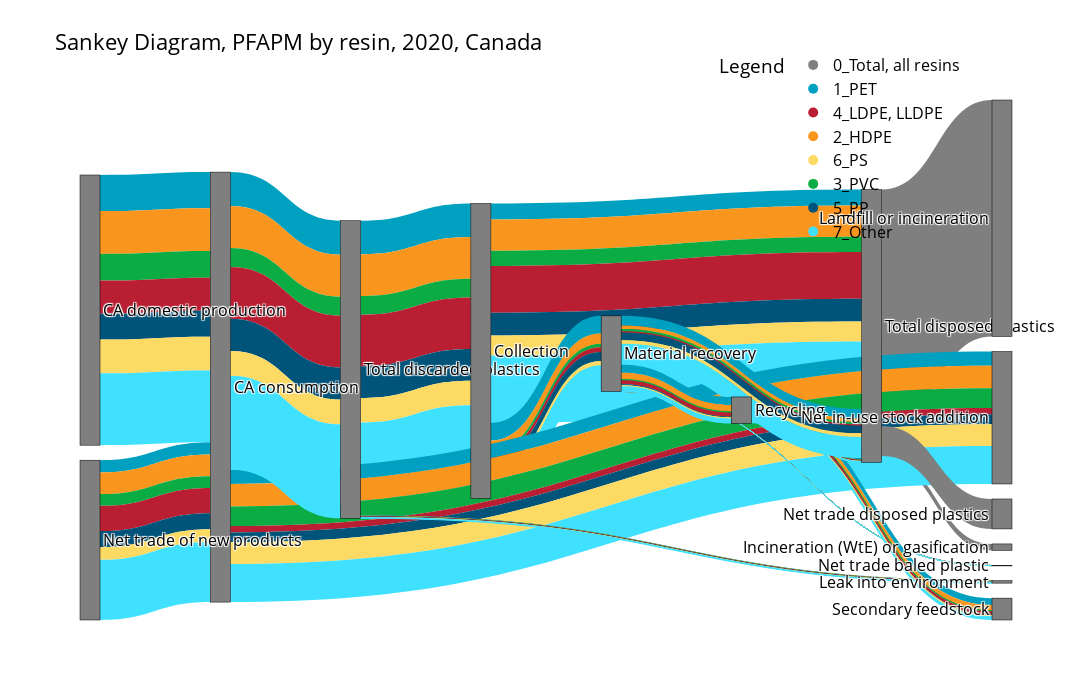

The cell this chart's notebook holds for it:
### Code cell
#create unique list of source/'From' and target/'To' for plotly
unique_from_to = list(pd.unique(links[['From','To']].values.ravel('K')))

# Create a list of unique nodes
unique_nodes = pd.concat([links['From'], links['To']]).unique()
node_index = {node: i for i, node in enumerate(unique_nodes)}

# Create new columns for indices in a safe way
links = links.assign(
    FromIndex=links['From'].map(node_index),
    ToIndex=links['To'].map(node_index))

#plot plotly Sankey
fig = go.Figure(data=[go.Sankey(
    valueformat = None,
    valuesuffix = 't', #all flows in unit tonnes
    node = dict(
      pad = 15,
      thickness = 20,
      line = dict(color = "black", width = 0.5),
      label = unique_from_to,
      color = "#7F7F7F"
    ),
    link = dict(
      source = links['FromIndex'], # indices correspond to labels
      target = links['ToIndex'],
      value = links['VALUE'],
        color = links['Colour_HEX']
  ))])

# Create legend
legend_trace = []
#creat two lists for legend of resins and colour
categories= data_selection_StatCan_resin['Resin_Selection']
colors= data_selection_StatCan_resin['Colour_HEX']
#remove not-considered resins and doubled lables
    #remove index 2,3,6,8,12,13,14,15,16,17,18,19
categories= categories.drop([2,3,6,8,12,13,14,15,16,17,18,19])
colors= colors.drop([2,3,6,8,12,13,14,15,16,17,18,19])
for idx, (cat, color) in enumerate(zip(categories, colors)):
    legend_trace.append(go.Scatter(
        x=[None],
        y=[None],
        mode='markers',
        marker=dict(size=10, color=color),
        name=cat
    ))

# Add legend to the figure
for trace in legend_trace:
    fig.add_trace(trace)


fig.update_layout(
    title_text="Sankey Diagram, PFAPM by resin, 2020, Canada", 
    font_size=10,
    font_color = "black",
    xaxis=dict(visible=False),
    yaxis=dict(visible=False),
    showlegend=True,
    legend=dict(
        title='Legend',
        orientation='h',
        yanchor='top',
        y=1.1,
        xanchor='right',
        x=0.6),
    width=1920,
    height=700,
    font=dict(size=16),
    plot_bgcolor='rgba(0,0,0,0)',     # Transparent plot area
    paper_bgcolor='rgba(0, 0, 0, 0)', # Transparent figure background
)
fig.show()

### Figure 1 — Plotly figure (JSON) as saved in the notebook; plotly's stock layout.template omitted (floating-point values rounded to 4 significant figures)
{"data": [{"link": {"color": ["#00A1C0", "#FA961E", "#0BAC43", "#B91E32", "#005379", "#FDDA64", "#40E0FF", "#00A1C0", "#FA961E", "#0BAC43", "#B91E32", "#005379", "#FDDA64", "#40E0FF", "#7F7F7F", "#7F7F7F", "#00A1C0", "#FA961E", "#0BAC43", "#B91E32", "#005379", "#FDDA64", "#40E0FF", "#00A1C0", "#FA961E", "#0BAC43", "#B91E32", "#005379", "#FDDA64", "#40E0FF", "#7F7F7F", "#00A1C0", "#FA961E", "#0BAC43", "#B91E32", "#005379", "#FDDA64", "#40E0FF", "#00A1C0", "#FA961E", "#0BAC43", "#B91E32", "#005379", "#FDDA64", "#40E0FF", "#00A1C0", "#FA961E", "#0BAC43", "#B91E32", "#005379", "#FDDA64", "#40E0FF", "#00A1C0", "#FA961E", "#0BAC43", "#B91E32", "#005379", "#FDDA64", "#40E0FF", "#00A1C0", "#FA961E", "#0BAC43", "#B91E32", "#005379", "#FDDA64", "#40E0FF", "#00A1C0", "#FA961E", "#0BAC43", "#B91E32", "#005379", "#FDDA64", "#40E0FF", "#00A1C0", "#FA961E", "#0BAC43", "#B91E32", "#005379", "#FDDA64", "#40E0FF", "#00A1C0", "#FA961E", "#0BAC43", "#B91E32", "#005379", "#FDDA64", "#40E0FF", "#00A1C0", "#FA961E", "#0BAC43", "#B91E32", "#005379", "#FDDA64", "#40E0FF"], "source": [0, 0, 0, 0, 0, 0, 0, 1, 1, 1, 1, 1, 1, 1, 2, 2, 1, 1, 1, 1, 1, 1, 1, 3, 3, 3, 3, 3, 3, 3, 2, 4, 4, 4, 4, 4, 4, 4, 5, 5, 5, 5, 5, 5, 5, 6, 6, 6, 6, 6, 6, 6, 0, 0, 0, 0, 0, 0, 0, 7, 7, 7, 7, 7, 7, 7, 7, 7, 7, 7, 7, 7, 7, 5, 5, 5, 5, 5, 5, 5, 5, 5, 5, 5, 5, 5, 5, 3, 3, 3, 3, 3, 3, 3], "target": [1, 1, 1, 1, 1, 1, 1, 2, 2, 2, 2, 2, 2, 2, 8, 9, 5, 5, 5, 5, 5, 5, 5, 10, 10, 10, 10, 10, 10, 10, 11, 3, 3, 3, 3, 3, 3, 3, 12, 12, 12, 12, 12, 12, 12, 3, 3, 3, 3, 3, 3, 3, 13, 13, 13, 13, 13, 13, 13, 14, 14, 14, 14, 14, 14, 14, 2, 2, 2, 2, 2, 2, 2, 2, 2, 2, 2, 2, 2, 2, 7, 7, 7, 7, 7, 7, 7, 0, 0, 0, 0, 0, 0, 0], "value": [558100.0, 689300.0, 310500.0, 851800.0, 527100.0, 405700.0, 1545000.0, 266200.0, 518100.0, 253100.0, 773900.0, 376100.0, 332000.0, 1117000.0, 107600.0, 3917000.0, 291600.0, 170900.0, 57270.0, 77680.0, 150800.0, 73600.0, 426800.0, 236600.0, 373500.0, 323900.0, 105000.0, 164900.0, 360400.0, 629100.0, 496200.0, 201900.0, 358600.0, 195300.0, 417600.0, 266200.0, 210300.0, 996400.0, 1119.0, 313.0, 809.0, 589.0, 12.0, 1026.0, 498.0, 597500.0, 710100.0, 441700.0, 546800.0, 430100.0, 559200.0, 1190000.0, 4702.0, 5802.0, 2650.0, 7522.0, 4255.0, 3326.0, 12110.0, 113000.0, 94710.0, 10560.0, 51170.0, 18630.0, 9648.0, 64500.0, 19710.0, 17460.0, 2638.0, 13610.0, 4454.0, 2449.0, 14470.0, 160000.0, 58990.0, 43220.0, 13360.0, 127300.0, 60470.0, 345900.0, 131600.0, 111900.0, 14060.0, 64320.0, 23500.0, 13130.0, 80900.0, 562800.0, 695200.0, 313200.0, 859300.0, 531300.0, 409100.0, 1557000.0]}, "node": {"color": "#7F7F7F", "label": ["Total discarded plastics", "Collection", "Total disposed plastics", "CA consumption", "Net trade of new products", "Material recovery", "CA domestic production", "Recycling", "Incineration (WtE) or gasification", "Landfill or incineration", "Net in-use stock addition", "Net trade disposed plastics", "Net trade baled plastic", "Leak into environment", "Secondary feedstock"], "line": {"color": "black", "width": 0.5}, "pad": 15, "thickness": 20}, "valuesuffix": "t", "type": "sankey"}, {"marker": {"color": "#7F7F7F", "size": 10}, "mode": "markers", "name": "0_Total, all resins", "x": [null], "y": [null], "type": "scatter"}, {"marker": {"color": "#00A1C0", "size": 10}, "mode": "markers", "name": "1_PET", "x": [null], "y": [null], "type": "scatter"}, {"marker": {"color": "#B91E32", "size": 10}, "mode": "markers", "name": "4_LDPE, LLDPE", "x": [null], "y": [null], "type": "scatter"}, {"marker": {"color": "#FA961E", "size": 10}, "mode": "markers", "name": "2_HDPE", "x": [null], "y": [null], "type": "scatter"}, {"marker": {"color": "#FDDA64", "size": 10}, "mode": "markers", "name": "6_PS", "x": [null], "y": [null], "type": "scatter"}, {"marker": {"color": "#0BAC43", "size": 10}, "mode": "markers", "name": "3_PVC", "x": [null], "y": [null], "type": "scatter"}, {"marker": {"color": "#005379", "size": 10}, "mode": "markers", "name": "5_PP", "x": [null], "y": [null], "type": "scatter"}, {"marker": {"color": "#40E0FF", "size": 10}, "mode": "markers", "name": "7_Other", "x": [null], "y": [null], "type": "scatter"}], "layout": {"title": {"text": "Sankey Diagram, PFAPM by resin, 2020, Canada"}, "font": {"size": 16, "color": "black"}, "xaxis": {"visible": false}, "yaxis": {"visible": false}, "legend": {"title": {"text": "Legend"}, "orientation": "h", "yanchor": "top", "y": 1.1, "xanchor": "right", "x": 0.6}, "showlegend": true, "width": 1920, "height": 700, "plot_bgcolor": "rgba(0,0,0,0)", "paper_bgcolor": "rgba(0, 0, 0, 0)"}}
